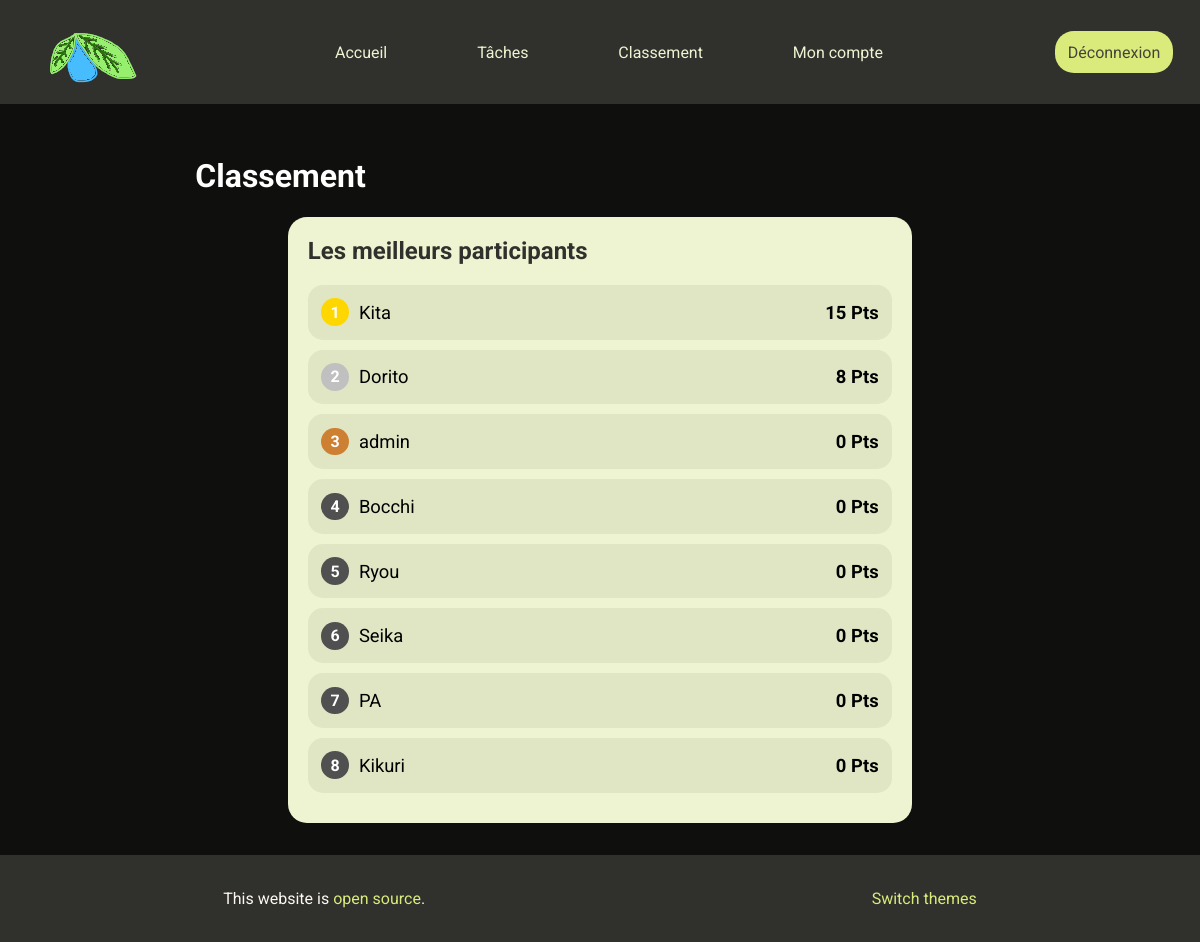
Page /src/html/scores.php (signed in) on the committed database.
### tables this page shows
CREATE TABLE `t_Account` (
  `idAccount` int(11) NOT NULL AUTO_INCREMENT,
  `accEmail` varchar(320) NOT NULL,
  `accUsername` varchar(64) NOT NULL,
  `accPassword` varchar(64) NOT NULL,
  `accAge` tinyint(4) DEFAULT NULL,
  `accScore` int(11) DEFAULT NULL,
  PRIMARY KEY (`idAccount`),
  UNIQUE KEY `accEmail` (`accEmail`),
  UNIQUE KEY `accUsername` (`accUsername`)
);

### src/scripts/helper.php (called while the page is built, shortened)
<?php
class Helper {
    public static function getAccountsOrderedByScore($conn) {
        $sql = "SELECT idAccount, accUsername, accEmail, accScore
                FROM t_Account
                ORDER BY accScore DESC";
        $result = $conn -> query($sql);
        return $result;
    }
}
?>

### src/scripts/read.php (the view, shortened to what this page needs)
<?php
require_once 'connect.php';
require_once 'helper.php';
function fillLeaderboard(PDO $conn) {
    try {
        $accounts = Helper::getAccountsOrderedByScore($conn);
        $counter = 0;
        $styleCounter = 0;
        while ($row = $accounts -> fetch(PDO::FETCH_ASSOC)) {
            if ($counter < 4) {
                $styleCounter++;
            }
            $counter++;
            $score = is_null($row["accScore"]) ? 0 : htmlspecialchars($row["accScore"]);
            echo
               "<div class=\"leaderboard-item\">
                    <div class=\"rank rank-$styleCounter\">$counter</div>
                    <div class=\"leaderboard-username\">" . htmlspecialchars($row["accUsername"]) . "</div>
                    <div class=\"points\"> " . $score . " Pts</div>
                </div>";
        }
    } catch (PDOException $e) {
        error_log("An error occurred. " . $e -> getMessage());
        exit();
    }
}
?>

### src/styles/main.css (style rules this page uses)
:root { --background-accent-light: #eef4d2; --background-accent-dark: #e0e6c4; --background-neutral-light: #fcf9f2; --background-neutral-dark: #f1f1e9; --background-dark-accent-light: #30312c; --background-dark-accent-dark: #171c16; --text: black; --text-low-contrast: var(var(--background-dark-accent-light)); --text-high-contrast: var(--background-neutral-light); --accent-light: #f4fad6; --accent: #daeb7b; --accent-dark: #3f4b00; --accent-secondary: #91b046; --accent-secondary-dark: #3a655b; --foreground-light: #43453a; --foreground: black; --gray-lighter: #d2d2d2; --gray-light: #9d9d9d; --gray: #707070; --rank-1: gold; --rank-2: silver; --rank-3: #cd7f32; --rank-4: #8a2be2; --rank-5: #00bfff; }
.dark { --background-neutral-light:#0f0f0e; --background-neutral-dark: #171c16; --background-dark-accent-light: #30312c; --background-dark-accent-dark: #171c16; --accent-light: #f4fad6; --accent: #daeb7b; --accent-dark: #3f4b00; --accent-secondary: #91b046; --accent-secondary-dark: #3a655b; --text: white; }
body { display: grid; grid-template-rows: auto 1fr auto; font: 100% "Roboto", sans-serif; min-height: 100vh; margin: 0; padding: 0; background: var(--background-neutral-light); color: var(--text); transition: all 0.1s ease-out; }

### src/styles/scores.css (style rules this page uses)
.leaderboard-item { display: flex; justify-content: space-between; align-items: center; padding: 0.85rem; margin-bottom: 10px; background-color: var(--background-accent-dark); border-radius: 15px; }
.rank { display: flex; align-items: center; justify-content: center; width: 3ch; height: 3ch; border-radius: 50%; color: white; font-weight: bold; }
.rank-1 { background-color: #ffd700; }
.rank-2 { background-color: #c0c0c0; }
.rank-3 { background-color: #cd7f32; }
.rank-4 { background-color: #505050; }
.points, .leaderboard-username { font-size: 1.15rem; }
.leaderboard-username { flex-grow: 1; margin-left: 10px; }
.points { font-weight: bold; }

### rows in the picture
t_account: accUsername "Kita", accScore "15"
t_account: accUsername "Dorito", accScore "8"
t_account: accUsername "admin", accScore "0"
t_account: accUsername "Bocchi", accScore "0"
t_account: accUsername "Ryou", accScore "0"
t_account: accUsername "Seika", accScore "0"
t_account: accUsername "PA", accScore "0"
t_account: accUsername "Kikuri", accScore "0"
